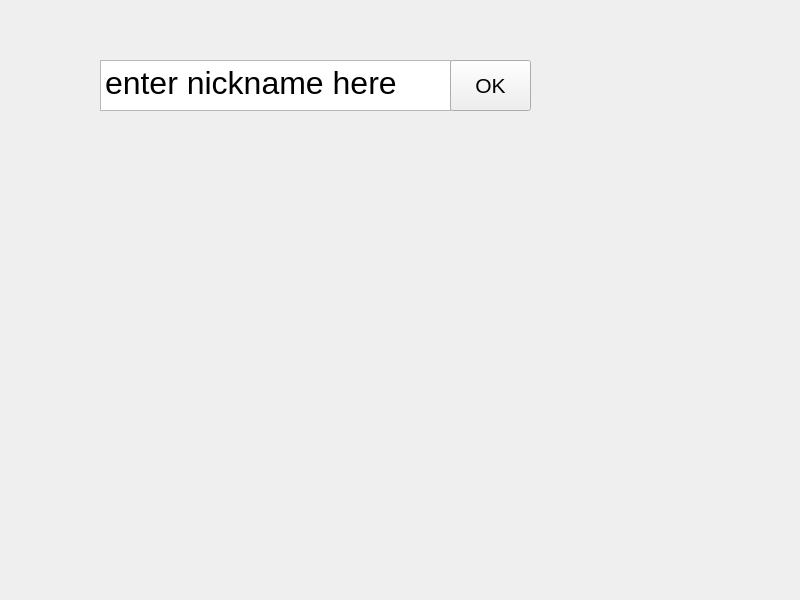
<?xml version="1.0" encoding="UTF-8"?>
<ui version="4.0">
 <class>PlayerStatsManager</class>
 <widget class="QWidget" name="PlayerStatsManager">
  <property name="geometry">
   <rect>
    <x>0</x>
    <y>0</y>
    <width>800</width>
    <height>600</height>
   </rect>
  </property>
  <property name="windowTitle">
   <string>PlayerStatsWindow</string>
  </property>
  <widget class="QLabel" name="data">
   <property name="geometry">
    <rect>
     <x>270</x>
     <y>120</y>
     <width>211</width>
     <height>241</height>
    </rect>
   </property>
   <property name="font">
    <font>
     <pointsize>14</pointsize>
    </font>
   </property>
   <property name="text">
    <string/>
   </property>
  </widget>
  <widget class="QTextEdit" name="nicknameEdit">
   <property name="geometry">
    <rect>
     <x>100</x>
     <y>60</y>
     <width>351</width>
     <height>51</height>
    </rect>
   </property>
   <property name="font">
    <font>
     <pointsize>24</pointsize>
    </font>
   </property>
   <property name="html">
    <string>&lt;!DOCTYPE HTML PUBLIC &quot;-//W3C//DTD HTML 4.0//EN&quot; &quot;http://www.w3.org/TR/REC-html40/strict.dtd&quot;&gt;
&lt;html&gt;&lt;head&gt;&lt;meta name=&quot;qrichtext&quot; content=&quot;1&quot; /&gt;&lt;meta charset=&quot;utf-8&quot; /&gt;&lt;style type=&quot;text/css&quot;&gt;
p, li { white-space: pre-wrap; }
hr { height: 1px; border-width: 0; }
li.unchecked::marker { content: &quot;\2610&quot;; }
li.checked::marker { content: &quot;\2612&quot;; }
&lt;/style&gt;&lt;/head&gt;&lt;body style=&quot; font-family:'Sans Serif'; font-size:24pt; font-weight:400; font-style:normal;&quot;&gt;
&lt;p style=&quot; margin-top:0px; margin-bottom:0px; margin-left:0px; margin-right:0px; -qt-block-indent:0; text-indent:0px;&quot;&gt;enter nickname here&lt;/p&gt;&lt;/body&gt;&lt;/html&gt;</string>
   </property>
  </widget>
  <widget class="QPushButton" name="confirm">
   <property name="geometry">
    <rect>
     <x>450</x>
     <y>60</y>
     <width>81</width>
     <height>51</height>
    </rect>
   </property>
   <property name="font">
    <font>
     <pointsize>16</pointsize>
    </font>
   </property>
   <property name="text">
    <string>OK</string>
   </property>
  </widget>
 </widget>
 <resources/>
 <connections/>
</ui>
